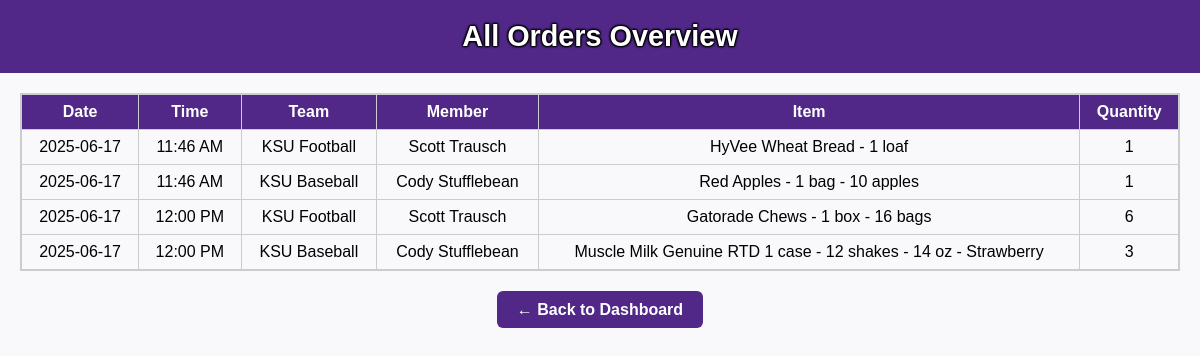
/admin/all_orders (signed in), run on the app's committed database.
### models.py (models this page shows)
class Team(db.Model):
    id = db.Column(db.Integer, primary_key=True)
    name = db.Column(db.String, unique=True, nullable=False)
    budget = db.Column(db.Float, default=100.0)
    remaining_budget = db.Column(db.Float, default=100.0)
    members = db.relationship('User', backref='team', lazy=True)
    orders = db.relationship('Order', backref='team', lazy=True)

class User(db.Model):
    id = db.Column(db.Integer, primary_key=True)
    name = db.Column(db.String, nullable=False)
    team_id = db.Column(db.Integer, db.ForeignKey('team.id'), nullable=False)

### app.py (the view)
@app.route('/admin/all_orders')
@login_required
def all_orders():
    if not (session.get('admin_as_football') or session.get('member_name') == "Scott Trausch"):
        return "Access Denied", 403
    all_orders = []
    all_db_orders = Order.query.join(User).join(Team).all()
    for order in all_db_orders:
        order_date = order.date
        order_time = order.time
        member_name = order.user.name
        team_name = order.team.name
        year = order_date.year
        week_num = (order_date - datetime(2025, 1, 1).date()).days // 7 + 1
        for item in order.items:
            all_orders.append({
                "date": order_date.strftime("%Y-%m-%d"),
                "time": order_time.strftime("%I:%M %p"),
                "week": week_num,
                "year": year,
                "team": team_name,
                "member": member_name,
                "item": f"{item.item_name} - {item.option_name}".strip(" -"),
                "quantity": item.quantity
            })
    return render_template("all_orders.html", orders=all_orders)

### app.py (called while the page is built)
@login_manager.user_loader
def load_user(user_id):
    return User.query.get(int(user_id))

### templates/all_orders.html (shortened to what this page needs)
<!DOCTYPE html>
<html>
<head>
</head>
<body>
    <div class="header-box">All Orders Overview</div>
    <div class="scroll-wrapper">
        <table>
            <thead>
                <tr>
                    <th>Date</th>
                    <th>Time</th>
                    <th>Team</th>
                    <th>Member</th>
                    <th>Item</th>
                    <th>Quantity</th>
                </tr>
            </thead>
            <tbody>
                {% for row in orders %}
                    <tr>
                        <td>{{ row.date }}</td>
                        <td>{{ row.time }}</td>
                        <td>{{ row.team }}</td>
                        <td>{{ row.member }}</td>
                        <td>{{ row.item }}</td>
                        <td>{{ row.quantity }}</td>
                    </tr>
                {% endfor %}
            </tbody>
        </table>
    </div>
    <div class="button-container">
        <a href="{{ url_for('admin_dashboard') }}" class="back-button">← Back to Dashboard</a>
    </div>
</body>
</html>

### templates/all_orders.html (style rules this page uses)
body { font-family: Arial, sans-serif; margin: 0; background-color: #f9f9fb; }
.header-box { background-color: #512888; color: white; padding: 20px; text-align: center; font-size: 1.8em; font-weight: bold; text-shadow: 1px 1px 2px black, -1px -1px 2px black, 1px -1px 2px black, -1px 1px 2px black; }
.scroll-wrapper { max-height: 80vh; overflow: auto; border: 1px solid #ccc; margin: 20px; }
table { border-collapse: collapse; width: max-content; min-width: 100%; }
th, td { border: 1px solid #ccc; padding: 8px 12px; text-align: center; white-space: nowrap; }
thead th { position: sticky; top: 0; background-color: #512888; color: white; z-index: 2; }
.button-container { text-align: center; margin: 30px; }
.back-button { padding: 10px 20px; background-color: #512888; color: white; text-decoration: none; border-radius: 6px; font-weight: bold; }

### data on the page
Team: team "KSU Football" "KSU Football"
User: member "Scott Trausch" "Scott Trausch"
Team: team "KSU Baseball" "KSU Baseball"
User: member "Cody Stufflebean" "Cody Stufflebean"

### other printed values
{{ row.date }} "2025-06-17" "2025-06-17" "2025-06-17" "2025-06-17"
{{ row.time }} "11:46 AM" "11:46 AM" "12:00 PM" "12:00 PM"
{{ row.item }} "HyVee Wheat Bread - 1 loaf" "Red Apples - 1 bag - 10 apples" "Gatorade Chews - 1 box - 16 bags" "Muscle Milk Genuine RTD 1 case - 12 shakes - 14 oz - Strawberry"
{{ row.quantity }} "1" "1" "6" "3"
